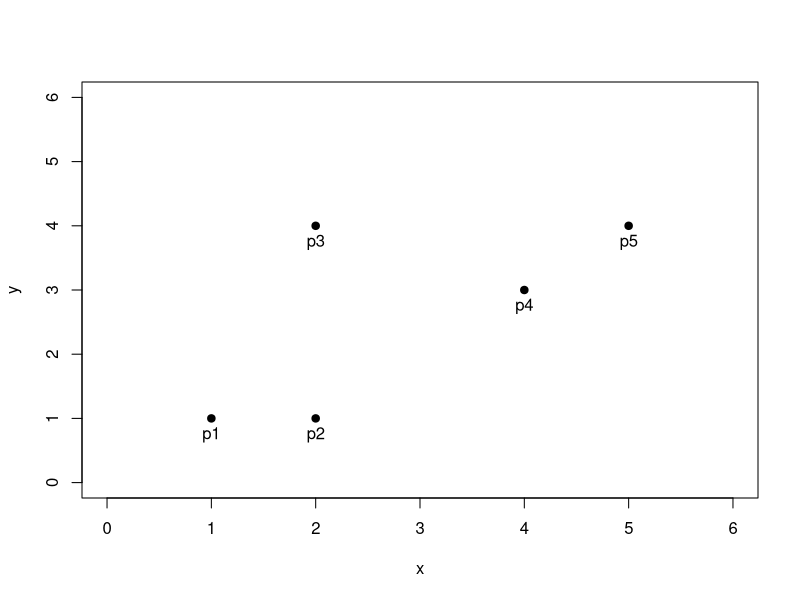
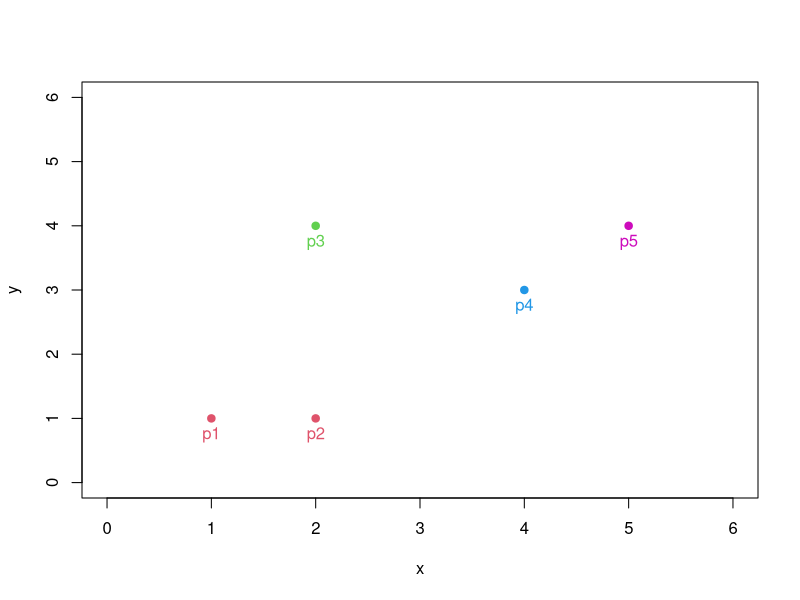
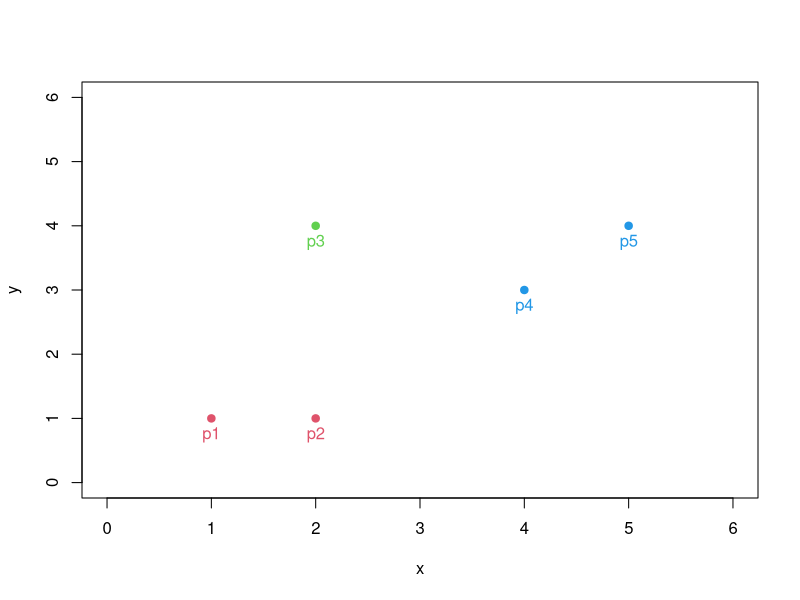
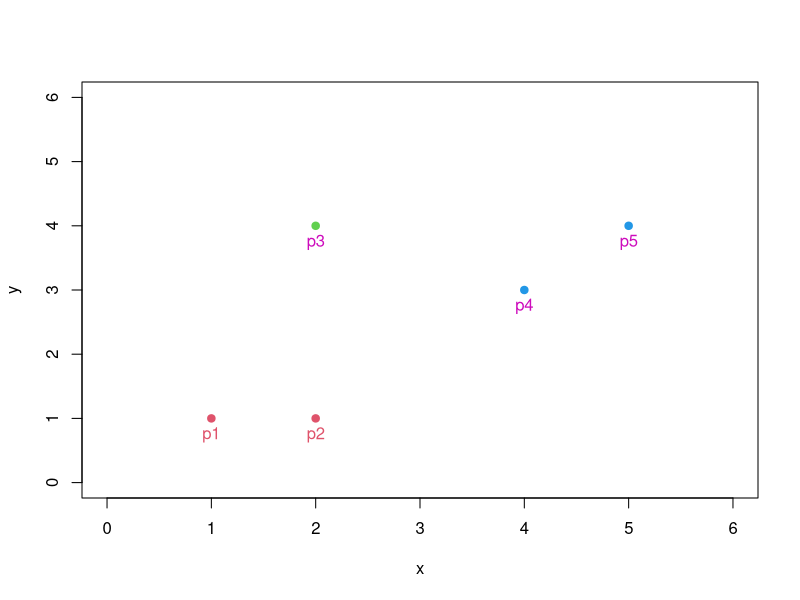
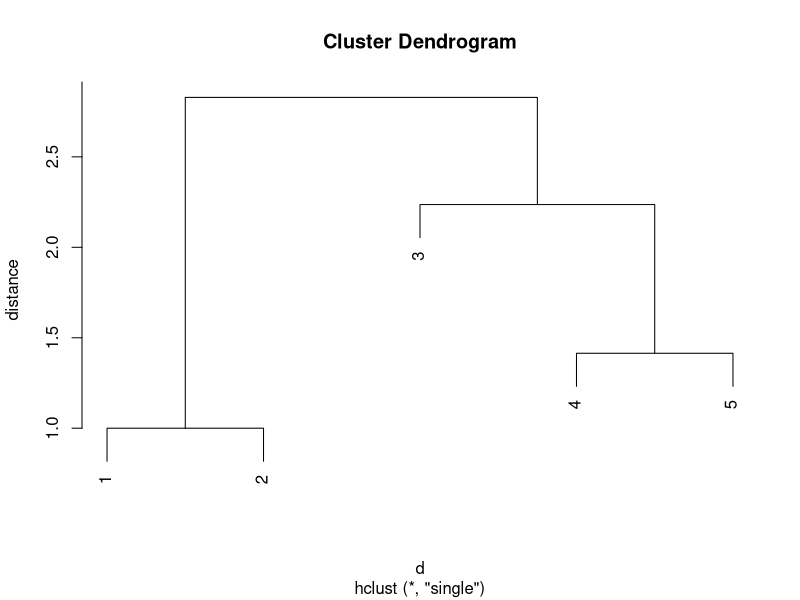

These charts were generated, in order, by the following R code: (Note: this script raises an error after producing the figures.)
########################################################################################
####--------------- Aggolomerative Hierachical Clustering, "Bottom-up" ------------ ####
########################################################################################

### Single linkage method(Graph based method) => MIN

x <- c(1,2,2,4,5)
y <- c(1,1,4,3,4)

df <- data.frame(cbind(x,y))
df

# scatter plot of df
plot(df, pch=19, xlim=c(0,6), ylim=c(0,6))
text(df[,1], df[,2], labels=paste0("p",1:5), pos=1)

# proximity matrix : squares of euclidian distance matrix for 5 points
d <- dist(df, method="euclidian") # 1 and 2 have minimum distance
d

temp <- as.matrix(d)
temp

diag(temp) <- 999
temp


### [step 1]

# find minimum distance
pos <- which(temp==min(temp))[1]
pos
if (pos %% ncol(temp)!=0){
  c <- pos %/% ncol(temp) + 1
  r <- pos %% ncol(temp)
} else {
  c <- pos %/% ncol(temp)
  r <- ncol(temp)
}
r
c

temp[r,c]
min(temp)

group <- c(2,2,3,4,6)

plot(df, pch=19, xlim=c(0,6), ylim=c(0,6), col=group)
text(df[,1], df[,2], labels=paste0("p",1:5), pos=1, col=group)


### [step 2]

# adjusted distance matrix by single linkage method
temp.1 <- temp[-c(r,c),-c(r,c)]
temp.1 <- rbind(temp.1, `12`=0)
temp.1 <- cbind(temp.1, `12`=0)
temp.1

# d[(1, 2), 3] = min[ d(1, 3), d(2, 3)]
min(temp[1,3], temp[2,3])

# d[(1, 2), 4] = min[ d(1, 4), d(2, 4)]
min(temp[1,4], temp[2,4])

# d[(1, 2), 5] = min[ d(1, 5), d(2, 5)]
min(temp[1,5], temp[2,5])

setdiff(1:ncol(temp), c(r,c))

adj_dist <- c()
for (i in setdiff(1:ncol(temp), c(r,c))){
  adj_dist <- c(adj_dist, min(temp[r,i], temp[c,i]))
}
adj_dist <- c(adj_dist, 999)
temp.1[nrow(temp.1), ] <- adj_dist
temp.1[ ,ncol(temp.1)] <- adj_dist
temp.1


# find minimum distance
pos <- which(temp.1==min(temp.1))[1]
pos
if (pos %% ncol(temp.1)!=0){
  c <- pos %/% ncol(temp.1) + 1
  r <- pos %% ncol(temp.1)
} else {
  c <- pos %/% ncol(temp.1)
  r <- ncol(temp.1)
}
r
c

group <- c(2,2,3,4,4)

plot(df, pch=19, xlim=c(0,6), ylim=c(0,6), col=group)
text(df[,1], df[,2], labels=paste0("p",1:5), pos=1, col=group)


### [step 3]

# adjusted distance matrix by single linkage method
temp.2 <- temp.1[-c(r,c),-c(r,c)]
temp.2 <- rbind(temp.2, `45`=0)
temp.2 <- cbind(temp.2, `45`=0)
temp.2

# d[(1, 2), (4, 5)] = min[d{(1, 2), 4}, d{(1, 2), 5}]
min(temp.1[2,4], temp.1[3,4])

# d[(4, 5), 3] = min[d(4, 3), d(5, 3)]
min(temp.1[2,1], temp.1[3,1])


setdiff(1:ncol(temp.1), c(r,c))

adj_dist <- c()
for (i in setdiff(1:ncol(temp.1), c(r,c))){
  adj_dist <- c(adj_dist, min(temp.1[r,i], temp.1[c,i]))
}
adj_dist <- c(adj_dist, 999)
temp.2[nrow(temp.2), ] <- adj_dist
temp.2[ ,ncol(temp.2)] <- adj_dist
temp.2


# find minimum distance
pos <- which(temp.2==min(temp.2))[1]
pos
if (pos %% ncol(temp.2)!=0){
  c <- pos %/% ncol(temp.2) + 1
  r <- pos %% ncol(temp.2)
} else {
  c <- pos %/% ncol(temp.2)
  r <- ncol(temp.2)
}
r
c

group <- c(2,2,3,4,4)

plot(df, pch=19, xlim=c(0,6), ylim=c(0,6), col=group)
text(df[,1], df[,2], labels=paste0("p",1:5), pos=1, col=c(2,2,6,6,6))


### [step4]

# adjusted distance matrix by single linkage method
temp.3 <- temp.2[-c(r,c),-c(r,c), drop=F]
temp.3 <- rbind(temp.3, `345`=0)
temp.3 <- cbind(temp.3, `345`=0)
temp.3

# d(12, 345) = min[d(12, 3), d(12, 45)]
min(temp.2[3,2], temp.2[1,2])

setdiff(1:ncol(temp.2), c(r,c))

adj_dist <- c()
for (i in setdiff(1:ncol(temp.2), c(r,c))){
  adj_dist <- c(adj_dist, min(temp.2[r,i], temp.2[c,i]))
}
adj_dist <- c(adj_dist, 999)
temp.3[nrow(temp.3), ] <- adj_dist
temp.3[ ,ncol(temp.3)] <- adj_dist
temp.3


library(cluster)
hc <- hclust(d, method="single")
hc
plot(hc, ylab="distance")

########################################################################################
####------------------------------ Drug company example --------------------------- ####
########################################################################################

## data loading
data <- read.csv("drug_comp.csv")

## calculate distance matrix
d <- dist(data[,-1], method = "euclidian")
class(d)

## change dist into matrix and choose 5 company to show all data on the screen at once
d_mat <- as.matrix(d)
temp <- d_mat[1:5, 1:5]

rownames(temp) <- data$company[1:5]
colnames(temp) <- data$company[1:5]
temp

## replace diagonal elements to random large number to make calculation easy
diag(temp) <- 9999

## find min distance
pos <- which(temp==min(temp))
pos # 2nd and 6th elment of matrix have min distance (elements are compared by column)

pos[1] %/% nrow(temp) + 1 # 1st row
pos[1] %% nrow(temp)

